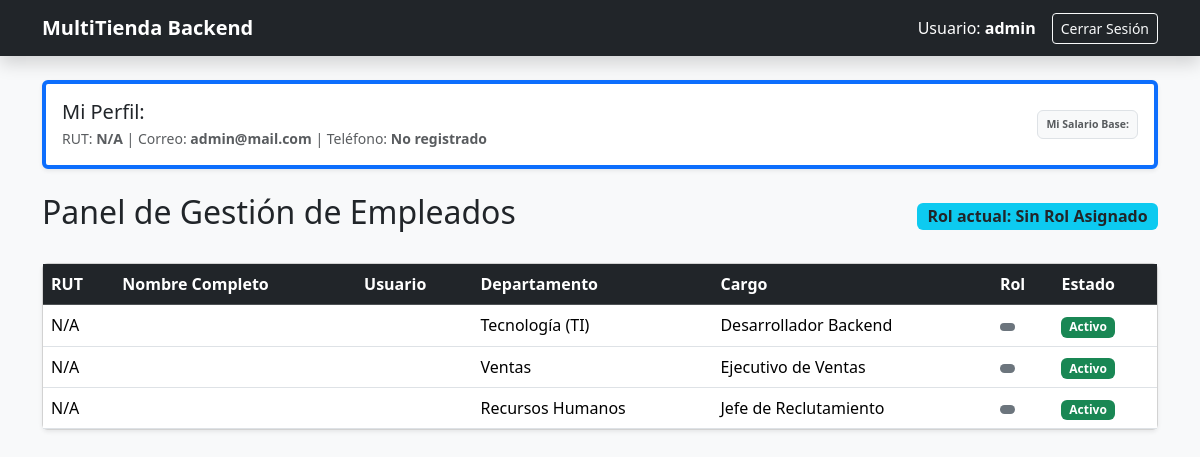
The app's page / (signed in), older data.
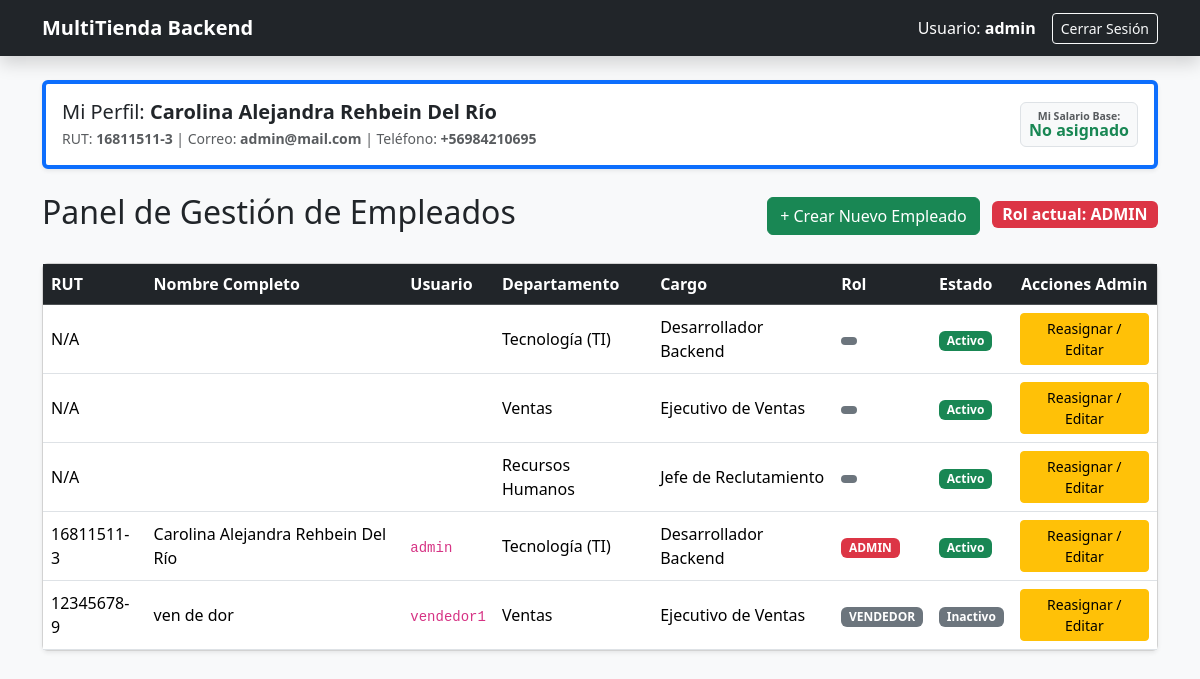
The same page, newer data.
### usuarios/models.py (models this page shows, shortened)
class Empleado(models.Model):
    id_empleado = models.AutoField(primary_key=True)
    user = models.OneToOneField(User, on_delete=models.CASCADE, related_name='empleado', null=True, blank=True)
    persona = models.OneToOneField(Persona, on_delete=models.CASCADE, related_name='empleado', null=True, blank=True)
    id_cargo = models.ForeignKey(Cargo, on_delete=models.SET_NULL, null=True, db_column='id_cargo', related_name='empleados')
    id_rol = models.ForeignKey(Rol, on_delete=models.PROTECT, null=True, blank=True, db_column='id_rol', related_name='empleados')
    fecha_contratacion = models.DateField(auto_now_add=True)
    salario = models.DecimalField(max_digits=10, decimal_places=2, null=True, blank=True)
    activo = models.BooleanField(default=True)
    @property
    def salario_clp(self):
        if self.salario is not None:
            monto_entero = int(self.salario)
            return f"${monto_entero:,}".replace(",", ".")
        return "No asignado"

class Cargo(models.Model):
    id_cargo = models.AutoField(primary_key=True)
    id_departamento = models.ForeignKey(Departamento, on_delete=models.CASCADE, db_column='id_departamento', related_name='cargos')
    nombre = models.CharField(max_length=100)
    descripcion = models.CharField(max_length=255, blank=True, null=True)

class Departamento(models.Model):
    id_departamento = models.AutoField(primary_key=True)
    nombre = models.CharField(max_length=100, unique=True)
    descripcion = models.CharField(max_length=255, blank=True, null=True)
    fecha_creacion = models.DateTimeField(auto_now_add=True)

class Persona(models.Model):
    rut = models.CharField(max_length=12, primary_key=True, help_text="Formato: 12345678-9")
    nombres = models.CharField(max_length=100)
    apellidos = models.CharField(max_length=100)
    email = models.EmailField(unique=True)
    telefono = models.CharField(max_length=20, blank=True, null=True)
    fecha_nacimiento = models.DateField(blank=True, null=True)
    fecha_creacion = models.DateTimeField(auto_now_add=True)

class Rol(models.Model):
    id_rol = models.AutoField(primary_key=True)
    nombre_rol = models.CharField(max_length=50, unique=True) # Ej: 'ADMIN', 'VENDEDOR'
    descripcion = models.CharField(max_length=255, blank=True, null=True)

### usuarios/views.py (the view)
# urls.py: path('', views.dashboard, name='dashboard'),  # Ruta raíz
@login_required
def dashboard(request):
    empleado_actual = getattr(request.user, 'empleado', None)
    es_admin = empleado_actual and empleado_actual.id_rol.nombre_rol.upper() == 'ADMIN'
    empleados = Empleado.objects.select_related('user', 'persona', 'id_cargo__id_departamento', 'id_rol').all()
    return render(request, 'usuarios/dashboard.html', {
        'empleados': empleados,
        'es_admin': es_admin,
        'empleado_actual': empleado_actual
    })

### usuarios/templates/usuarios/dashboard.html
{% extends 'usuarios/base.html' %}
{% block content %}
<div class="card shadow-sm mb-4 border-start border-4 border-primary">
    <div class="card-body">
        <div class="row align-items-center">
            <div class="col-md-8">
                <h5 class="card-title mb-1">
                    Mi Perfil: <strong>{{ empleado_actual.persona.nombres }} {{ empleado_actual.persona.apellidos }}</strong>
                </h5>
                <p class="text-muted mb-0 small">
                    RUT: <strong>{{ empleado_actual.persona.rut|default:"N/A" }}</strong> |
                    Correo: <strong>{{ user.email }}</strong> |
                    Teléfono: <strong>{{ empleado_actual.persona.telefono|default:"No registrado" }}</strong>
                </p>
            </div>
            <div class="col-md-4 text-md-end mt-2 mt-md-0">
                <div class="badge bg-light text-dark p-2 border">
                    <span class="text-muted d-block small">Mi Salario Base:</span>
                    <strong class="fs-6 text-success">{{ empleado_actual.salario_clp }}</strong>
                </div>
            </div>
        </div>
    </div>
</div>
<div class="d-flex justify-content-between align-items-center mb-4">
    <h2>Panel de Gestión de Empleados</h2>
    <div>
        {% if es_admin %}
            <a href="{% url 'crear_empleado' %}" class="btn btn-success me-2">+ Crear Nuevo Empleado</a>
        {% endif %}
        <span class="badge {% if es_admin %}bg-danger{% else %}bg-info text-dark{% endif %} fs-6">
            Rol actual: {{ empleado_actual.id_rol.nombre_rol|default:"Sin Rol Asignado" }}
        </span>
    </div>
</div>
<div class="card shadow-sm">
    <div class="card-body p-0">
        <table class="table table-hover align-middle mb-0">
            <thead class="table-dark">
                <tr>
                    <th>RUT</th>
                    <th>Nombre Completo</th>
                    <th>Usuario</th>
                    <th>Departamento</th>
                    <th>Cargo</th>
                    <th>Rol</th>
                    <th>Estado</th>
                    {% if es_admin %}
                        <th class="text-center">Acciones Admin</th>
                    {% endif %}
                </tr>
            </thead>
            <tbody>
                {% for e in empleados %}
                <tr>
                    <td>{{ e.persona.rut|default:"N/A" }}</td>
                    <td>{{ e.persona.nombres }} {{ e.persona.apellidos }}</td>
                    <td><code>{{ e.user.username }}</code></td>
                    <td>{{ e.id_cargo.id_departamento.nombre|default:"Sin Departamento" }}</td>
                    <td>{{ e.id_cargo.nombre|default:"Sin Cargo" }}</td>
                    <td>
                        <span class="badge {% if e.id_rol.nombre_rol == 'ADMIN' %}bg-danger{% else %}bg-secondary{% endif %}">
                            {{ e.id_rol.nombre_rol }}
                        </span>
                    </td>
                    <td>
                        {% if e.activo %}
                            <span class="badge bg-success">Activo</span>
                        {% else %}
                            <span class="badge bg-secondary">Inactivo</span>
                        {% endif %}
                    </td>
                    {% if es_admin %}
                    <td class="text-center">
                        <a href="{% url 'editar_empleado' e.id_empleado %}" class="btn btn-warning btn-sm">
                            Reasignar / Editar
                        </a>
                    </td>
                    {% endif %}
                </tr>
                {% empty %}
                <tr>
                    <td colspan="8" class="text-center py-4 text-muted">
                        No hay empleados registrados en el sistema.
                    </td>
                </tr>
                {% endfor %}
            </tbody>
        </table>
    </div>
</div>
{% endblock %}

### usuarios/templates/usuarios/base.html (shortened to what this page needs)
<!DOCTYPE html>
<html lang="es">
<head>
    <link href="https://cdn.jsdelivr.net/npm/bootstrap@5.3.2/dist/css/bootstrap.min.css" rel="stylesheet">
</head>
<body class="bg-light">
    <nav class="navbar navbar-expand-lg navbar-dark bg-dark mb-4 shadow">
        <div class="container">
            <a class="navbar-brand fw-bold" href="{% url 'dashboard' %}">MultiTienda Backend</a>
            {% if user.is_authenticated %}
            <div class="d-flex align-items-center text-white">
                <span class="me-3">
                    Usuario: <strong>{{ user.username }}</strong>
                </span>
                <form action="{% url 'logout' %}" method="post" class="d-inline">
                    <button type="submit" class="btn btn-outline-light btn-sm">Cerrar Sesión</button>
                </form>
            </div>
            {% endif %}
        </div>
    </nav>
    <div class="container">
        {% block content %}
        {% endblock %}
    </div>
</body>
</html>

Row changes from the older to the newer data that the page shows:
added Empleado: persona.nombres "Carolina Alejandra", persona.apellidos "Rehbein Del Río", persona.rut "16811511-3", persona.telefono "+56984210695", salario_clp "No asignado", id_rol.nombre_rol "ADMIN", user.username "admin", id_cargo.id_departamento.nombre "Tecnología (TI)", id_cargo.nombre "Desarrollador Backend", activo "Activo", shows "Reasignar / Editar"
shown differently, row unchanged: Empleado (number 2 of 5 on the later page): now shows "Reasignar / Editar"
shown differently, row unchanged: Empleado (number 3 of 5 on the later page): now shows "Reasignar / Editar"
shown differently, row unchanged: Empleado "Recursos Humanos": now shows "Reasignar / Editar"
added Empleado: persona.rut "12345678-9", persona.nombres "ven", persona.apellidos "de dor", user.username "vendedor1", id_cargo.id_departamento.nombre "Ventas", id_cargo.nombre "Ejecutivo de Ventas", id_rol.nombre_rol "VENDEDOR", activo "Inactivo", shows "Reasignar / Editar"
Text that changed along with them:
{{ empleado_actual.persona.rut|default:"N/A" }}: "N/A" → (not shown)
{{ empleado_actual.persona.telefono|default:"No registrado" }}: "No registrado" → (not shown)
{{ empleado_actual.id_rol.nombre_rol|default:"Sin Rol Asignado" }}: "Sin Rol Asignado" → (not shown)
text now shown: "+ Crear Nuevo Empleado Acciones Admin"
